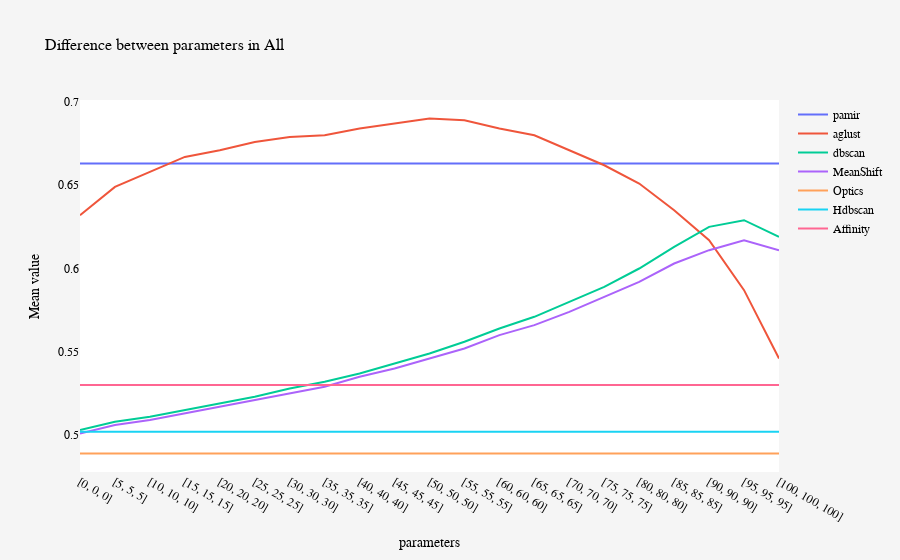

Source (notebook cell):
### Code cell
# 50 95 95
Difference_values(part4, 'All').show()

### Figure 1 — Plotly figure (JSON) as saved in the notebook; plotly's stock layout.template omitted (floating-point values rounded to 4 significant figures)
{"data": [{"name": "pamir", "type": "scatter", "x": ["[0, 0, 0]", "[5, 5, 5]", "[10, 10, 10]", "[15, 15, 15]", "[20, 20, 20]", "[25, 25, 25]", "[30, 30, 30]", "[35, 35, 35]", "[40, 40, 40]", "[45, 45, 45]", "[50, 50, 50]", "[55, 55, 55]", "[60, 60, 60]", "[65, 65, 65]", "[70, 70, 70]", "[75, 75, 75]", "[80, 80, 80]", "[85, 85, 85]", "[90, 90, 90]", "[95, 95, 95]", "[100, 100, 100]"], "y": [0.663, 0.663, 0.663, 0.663, 0.663, 0.663, 0.663, 0.663, 0.663, 0.663, 0.663, 0.663, 0.663, 0.663, 0.663, 0.663, 0.663, 0.663, 0.663, 0.663, 0.663]}, {"name": "aglust", "type": "scatter", "x": ["[0, 0, 0]", "[5, 5, 5]", "[10, 10, 10]", "[15, 15, 15]", "[20, 20, 20]", "[25, 25, 25]", "[30, 30, 30]", "[35, 35, 35]", "[40, 40, 40]", "[45, 45, 45]", "[50, 50, 50]", "[55, 55, 55]", "[60, 60, 60]", "[65, 65, 65]", "[70, 70, 70]", "[75, 75, 75]", "[80, 80, 80]", "[85, 85, 85]", "[90, 90, 90]", "[95, 95, 95]", "[100, 100, 100]"], "y": [0.632, 0.649, 0.658, 0.667, 0.671, 0.676, 0.679, 0.68, 0.684, 0.687, 0.69, 0.689, 0.684, 0.68, 0.671, 0.662, 0.651, 0.635, 0.617, 0.587, 0.546]}, {"name": "dbscan", "type": "scatter", "x": ["[0, 0, 0]", "[5, 5, 5]", "[10, 10, 10]", "[15, 15, 15]", "[20, 20, 20]", "[25, 25, 25]", "[30, 30, 30]", "[35, 35, 35]", "[40, 40, 40]", "[45, 45, 45]", "[50, 50, 50]", "[55, 55, 55]", "[60, 60, 60]", "[65, 65, 65]", "[70, 70, 70]", "[75, 75, 75]", "[80, 80, 80]", "[85, 85, 85]", "[90, 90, 90]", "[95, 95, 95]", "[100, 100, 100]"], "y": [0.503, 0.508, 0.511, 0.515, 0.519, 0.523, 0.528, 0.532, 0.537, 0.543, 0.549, 0.556, 0.564, 0.571, 0.58, 0.589, 0.6, 0.613, 0.625, 0.629, 0.619]}, {"name": "MeanShift", "type": "scatter", "x": ["[0, 0, 0]", "[5, 5, 5]", "[10, 10, 10]", "[15, 15, 15]", "[20, 20, 20]", "[25, 25, 25]", "[30, 30, 30]", "[35, 35, 35]", "[40, 40, 40]", "[45, 45, 45]", "[50, 50, 50]", "[55, 55, 55]", "[60, 60, 60]", "[65, 65, 65]", "[70, 70, 70]", "[75, 75, 75]", "[80, 80, 80]", "[85, 85, 85]", "[90, 90, 90]", "[95, 95, 95]", "[100, 100, 100]"], "y": [0.501, 0.506, 0.509, 0.513, 0.517, 0.521, 0.525, 0.529, 0.535, 0.54, 0.546, 0.552, 0.56, 0.566, 0.574, 0.583, 0.592, 0.603, 0.611, 0.617, 0.611]}, {"name": "Optics", "type": "scatter", "x": ["[0, 0, 0]", "[5, 5, 5]", "[10, 10, 10]", "[15, 15, 15]", "[20, 20, 20]", "[25, 25, 25]", "[30, 30, 30]", "[35, 35, 35]", "[40, 40, 40]", "[45, 45, 45]", "[50, 50, 50]", "[55, 55, 55]", "[60, 60, 60]", "[65, 65, 65]", "[70, 70, 70]", "[75, 75, 75]", "[80, 80, 80]", "[85, 85, 85]", "[90, 90, 90]", "[95, 95, 95]", "[100, 100, 100]"], "y": [0.489, 0.489, 0.489, 0.489, 0.489, 0.489, 0.489, 0.489, 0.489, 0.489, 0.489, 0.489, 0.489, 0.489, 0.489, 0.489, 0.489, 0.489, 0.489, 0.489, 0.489]}, {"name": "Hdbscan", "type": "scatter", "x": ["[0, 0, 0]", "[5, 5, 5]", "[10, 10, 10]", "[15, 15, 15]", "[20, 20, 20]", "[25, 25, 25]", "[30, 30, 30]", "[35, 35, 35]", "[40, 40, 40]", "[45, 45, 45]", "[50, 50, 50]", "[55, 55, 55]", "[60, 60, 60]", "[65, 65, 65]", "[70, 70, 70]", "[75, 75, 75]", "[80, 80, 80]", "[85, 85, 85]", "[90, 90, 90]", "[95, 95, 95]", "[100, 100, 100]"], "y": [0.502, 0.502, 0.502, 0.502, 0.502, 0.502, 0.502, 0.502, 0.502, 0.502, 0.502, 0.502, 0.502, 0.502, 0.502, 0.502, 0.502, 0.502, 0.502, 0.502, 0.502]}, {"name": "Affinity", "type": "scatter", "x": ["[0, 0, 0]", "[5, 5, 5]", "[10, 10, 10]", "[15, 15, 15]", "[20, 20, 20]", "[25, 25, 25]", "[30, 30, 30]", "[35, 35, 35]", "[40, 40, 40]", "[45, 45, 45]", "[50, 50, 50]", "[55, 55, 55]", "[60, 60, 60]", "[65, 65, 65]", "[70, 70, 70]", "[75, 75, 75]", "[80, 80, 80]", "[85, 85, 85]", "[90, 90, 90]", "[95, 95, 95]", "[100, 100, 100]"], "y": [0.53, 0.53, 0.53, 0.53, 0.53, 0.53, 0.53, 0.53, 0.53, 0.53, 0.53, 0.53, 0.53, 0.53, 0.53, 0.53, 0.53, 0.53, 0.53, 0.53, 0.53]}], "layout": {"font": {"color": "black", "family": "Verdana", "size": 12}, "hovermode": "x unified", "paper_bgcolor": "whitesmoke", "plot_bgcolor": "white", "title": {"font": {"size": 16}, "text": "Difference between parameters in All"}, "xaxis": {"title": {"text": "parameters"}}, "yaxis": {"title": {"text": "Mean value"}}}}
